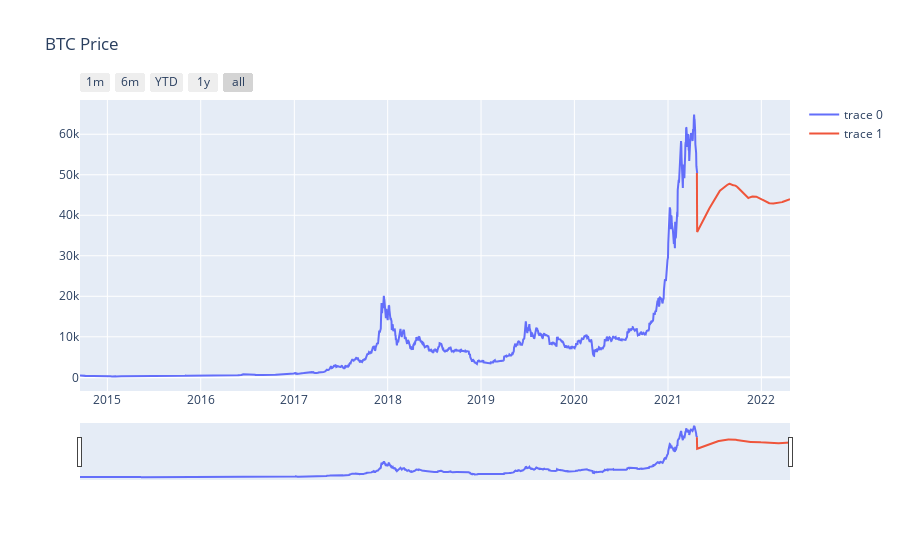

Here is the notebook cell this chart was saved with:
### Markdown cell above
## Bitcoin (BTC)

### Code cell
# Bitcoin
fig = go.Figure()

# Actual Price
fig.add_trace(
    go.Scatter(x=list(BTC.Date), y=list(BTC.High)))

# Predicted Price
fig.add_trace(
    go.Scatter(x=list(forecast_BTC.Date), y=list(forecast_BTC.Forecast)))

# Title
fig.update_layout(
    title_text="BTC Price"
)

# Time Filter
fig.update_layout(
    xaxis=dict(
        rangeselector=dict(
            buttons=list([
                dict(count=1,
                     label="1 Month",
                     step="month",
                     stepmode="backward"),
                dict(count=6,
                     label="6 Months",
                     step="month",
                     stepmode="backward"),
                dict(count=1,
                     label="YTD (Year To Date)",
                     step="year",
                     stepmode="todate"),
                dict(count=1,
                     label="1 Year",
                     step="year",
                     stepmode="backward"),
                dict(step="all")
            ])
        ),
        rangeslider=dict(
            visible=True
        ),
        type="date"
    )
)

fig.show()

### Figure 1 — Plotly figure (JSON) as saved in the notebook; plotly's stock layout.template omitted (floating-point values rounded to 4 significant figures; data arrays with more than 128 entries replaced by an {"elided": "..."} marker saying what was removed)
{"data": [{"type": "scatter", "x": {"elided": "2409 str values"}, "y": {"elided": "2409 float values"}}, {"type": "scatter", "x": {"elided": "365 str values"}, "y": {"elided": "365 float values"}}], "layout": {"title": {"text": "BTC Price"}, "xaxis": {"rangeselector": {"buttons": [{"count": 1, "label": "1m", "step": "month", "stepmode": "backward"}, {"count": 6, "label": "6m", "step": "month", "stepmode": "backward"}, {"count": 1, "label": "YTD", "step": "year", "stepmode": "todate"}, {"count": 1, "label": "1y", "step": "year", "stepmode": "backward"}, {"step": "all"}]}, "rangeslider": {"visible": true}, "type": "date"}}}
